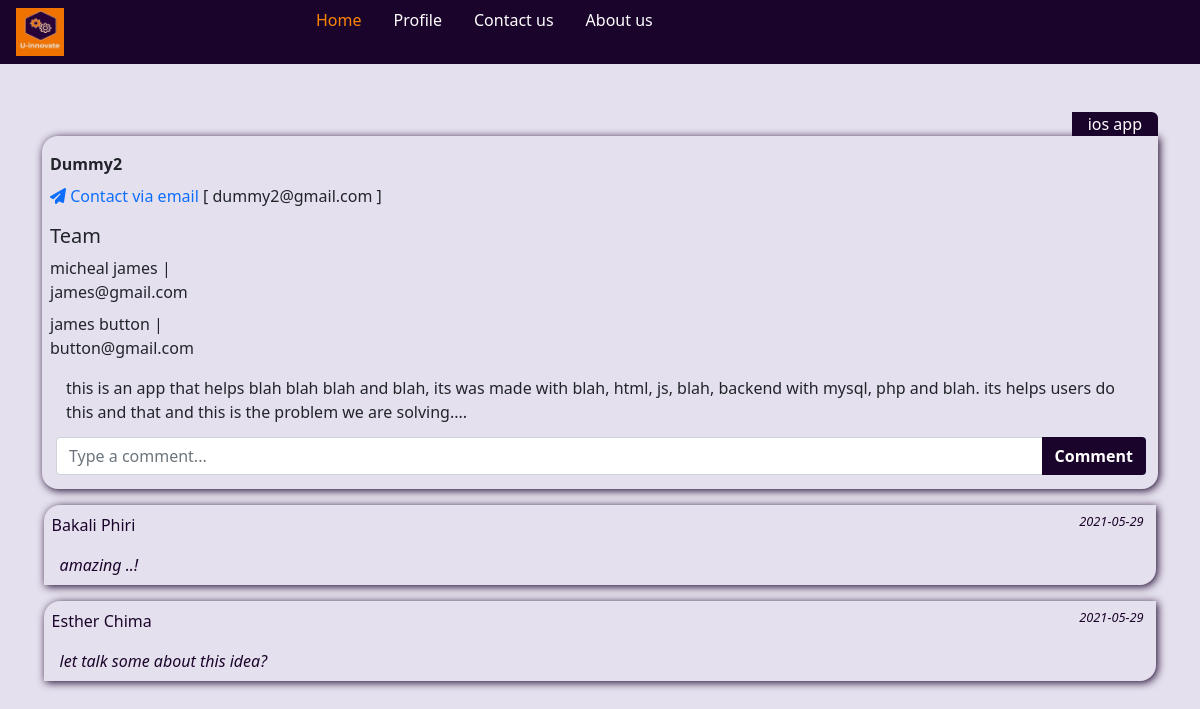
Page /app/pro_details.php?project_id=19 (signed in) on the earlier database version.
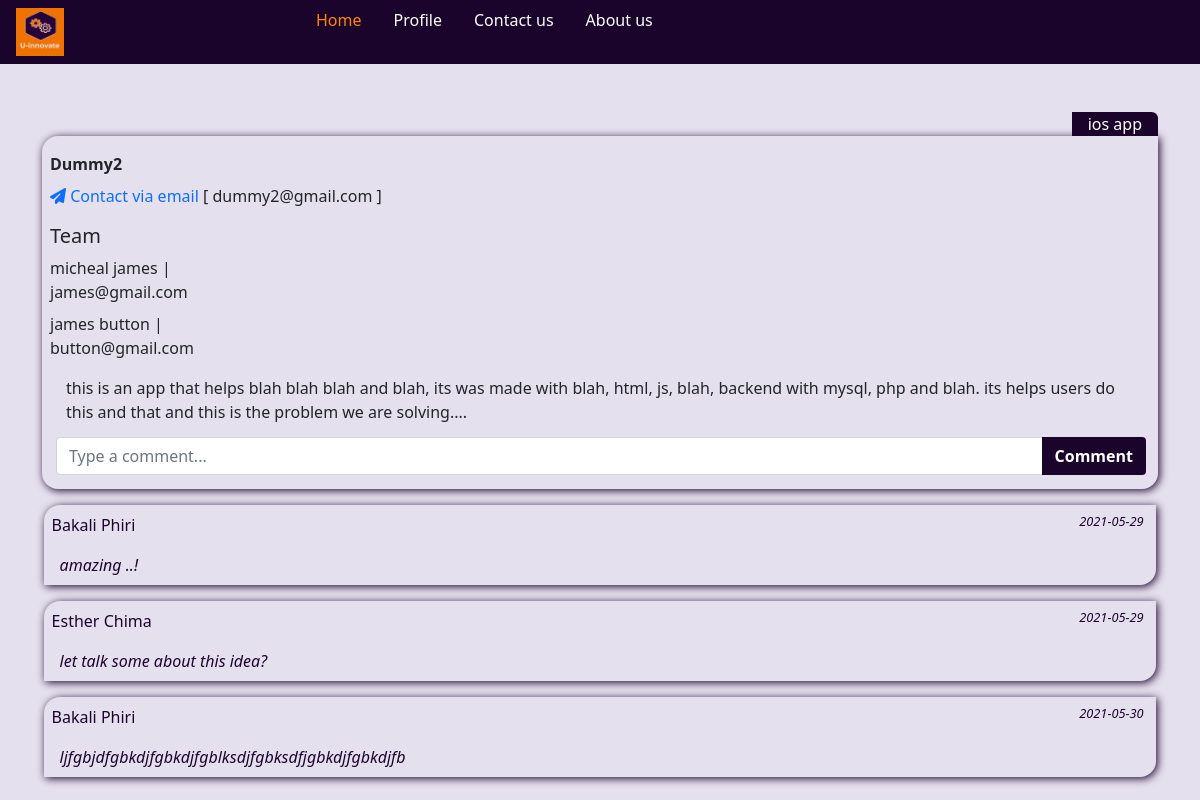
Same page on the later database version.
### tables this page shows
CREATE TABLE `Team_member` (
  `member_id` int(6) NOT NULL,
  `firstname` varchar(50) NOT NULL,
  `lastname` varchar(50) NOT NULL,
  `email` varchar(100) NOT NULL
);

CREATE TABLE `Comments` (
  `comment_id` int(7) NOT NULL,
  `pro_id` int(7) NOT NULL,
  `comment` text NOT NULL,
  `owner_id` int(7) NOT NULL,
  `owner_fname` varchar(50) NOT NULL,
  `owner_lname` varchar(50) NOT NULL,
  `made_time` date NOT NULL DEFAULT current_timestamp()
);

### app/get_1_pro.php (called while the page is built, shortened)
<?php
  include("../config/connection.php");
  if( $_GET["project_id"]) {
    $pro_id = $_GET["project_id"];
    $query = "select * from Project where id=$pro_id;";
    $result = mysqli_query( $connObj, $query );
    if( mysqli_num_rows( $result ) == 1 ) {
      $project = mysqli_fetch_assoc( $result );
    }
    else { echo null; $project = null; }
  }
?>

### app/pro_details.php (the view, shortened to what this page needs)
<?php
  include("./get_1_pro.php");
?>
<!doctype html>
<html lang="en">
  <head>
    <link rel="stylesheet" href="../css/bootstrap.min.css">
    <link rel="stylesheet" href="../css/style.css">
    <link rel="stylesheet" href="../css/head.css">
    <link rel="stylesheet" href="../css/p_snippet.css">
    <link rel="stylesheet" href="../css/pro_details.css">
  </head>
  <body>
    <header >
      <div class="container-fluid row" id="header" >
        <div class="col-md-3 col-sm-3 col-xs-3 bar" >
          <a href="./main_savvy.php" class="nav-link" >
            <img id="logo" src="../logo.png" alt="logo picture" />
          </a>
        </div>
        <div id="nav_large" class="col-md-9 col-sm-9 col-xs-9" >
          <ul class="nav" id="nav-link-bs"  >
            <li class="nav-item" >
              <a href="./main_savvy.php" class="nav-link active_link" >Home</a>
            </li>
            <li class="nav-item" >
              <a href="./savvy_profile.php" class="nav-link" >Profile</a>
            </li>
            <li class="nav-item" >
              <a href="./contactus.php" class="nav-link" >Contact us</a>
            </li>
            <li class="nav-item" >
              <a href="./aboutus.php" class="nav-link" >About us</a>
            </li>
          </ul>
        </div>
      </div>
    </header>
    <div class="container show_project" >
      <div class="type" >
        <?php echo strtolower( $project["type"] ) ?>
      </div>
      <div class="info">
        <div class="" id="main_details">
          <div class="main_name"> <?php echo  ucwords( $project["pro_name"] );  ?> </div>
          <div class="pro_link">
            <p >
              <a href="mailto:<?php echo $project['project_email']; ?>" >
                <i class="fa fa-paper-plane" ></i> Contact via email
              </a> [ <?php echo $project["project_email"]; ?> ]
              <div class="pro_team">
                <?php
                  include("../config/connection.php");
                  if( $connObj ) {
                    $id = $project["id"];
                    $query = "select * from Team_member where member_id in
                    ( select member_id from member_project WHERE project_id = $id )";
                    $result = mysqli_query( $connObj, $query );
                    if( mysqli_num_rows( $result ) > 0 ) { ?>
                      <h5 >Team</h5>
                      <?php
                      while( $team = mysqli_fetch_assoc( $result ) ) { ?>
                        <div >
                          <?php echo $team["firstname"] ." " . $team["lastname"] . " | " . $team["email"]; ?>
                      </div>
                      <?php }
                    }
                  }
                ?>
              </div>
            </p>
          </div>
          <div class="main_desc" >
            <?php echo strtolower( $project["pro_desc"] ); ?>
          </div>
        </div>
        <form action="./post_comment.php?project_id=<?php echo $project["id"];?>" method="post">
          <div class= "comment input-group" >
            <input class="form-control" type="text" name="comment"  placeholder="Type a comment..." id="usr_com" value="">
            <input class="btn" type="submit" value="Comment" name="com_btn" id="com_btn" />
          </div>
        </form>
      </div>
      <div id="comm">
        <?php
          $project_id = $project["id"];
          $query = "select * from Comments where pro_id = '$project_id' ";
          $result = mysqli_query( $connObj, $query );
          if( mysqli_num_rows( $result ) > 0 ) {
            while( $comment = mysqli_fetch_assoc( $result ) ) {
        ?>
        <div class="ind_comment" >
          <p class="com_time">
            <?php echo $comment["made_time"] ?>
          </p>
          <p >
            <?php echo ucwords($comment["owner_fname"]) . " " . ucwords($comment["owner_lname"]); ?>
          </p>
          <p class ="com">
            <?php echo $comment["comment"]; ?>
          </p>
        </div>
        <?php    }
          }
        ?>
      </div>
    </div>
  </body>
</html>

Differences in the rows shown:
added comments: made_time "2021-05-30", owner_fname "Bakali", owner_lname "Phiri", comment "ljfgbjdfgbkdjfgbkdjfgblksdjfgbksdfjgbkdjfgbkdjfb"
